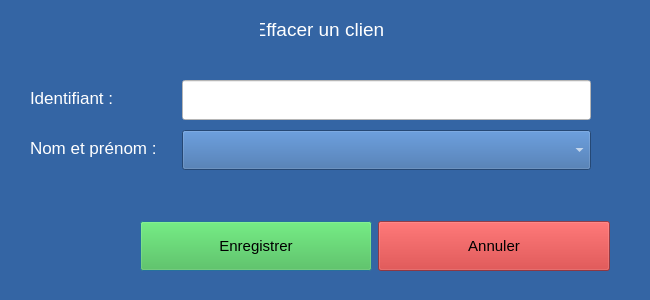
<?xml version="1.0" encoding="UTF-8"?>
<ui version="4.0">
 <class>Dialog</class>
 <widget class="QDialog" name="Dialog">
  <property name="geometry">
   <rect>
    <x>0</x>
    <y>0</y>
    <width>650</width>
    <height>300</height>
   </rect>
  </property>
  <property name="minimumSize">
   <size>
    <width>650</width>
    <height>300</height>
   </size>
  </property>
  <property name="maximumSize">
   <size>
    <width>650</width>
    <height>300</height>
   </size>
  </property>
  <property name="font">
   <font>
    <pointsize>11</pointsize>
   </font>
  </property>
  <property name="windowTitle">
   <string>Effacer un client</string>
  </property>
  <property name="styleSheet">
   <string notr="true">background-color: rgb(52, 101, 164);</string>
  </property>
  <widget class="QLabel" name="label">
   <property name="geometry">
    <rect>
     <x>260</x>
     <y>20</y>
     <width>123</width>
     <height>18</height>
    </rect>
   </property>
   <property name="maximumSize">
    <size>
     <width>16777215</width>
     <height>50</height>
    </size>
   </property>
   <property name="font">
    <font>
     <pointsize>14</pointsize>
    </font>
   </property>
   <property name="styleSheet">
    <string notr="true">color: rgb(255, 255, 255);</string>
   </property>
   <property name="text">
    <string>Effacer un client</string>
   </property>
   <property name="alignment">
    <set>Qt::AlignCenter</set>
   </property>
  </widget>
  <widget class="QWidget" name="layoutWidget">
   <property name="geometry">
    <rect>
     <x>10</x>
     <y>60</y>
     <width>601</width>
     <height>111</height>
    </rect>
   </property>
   <layout class="QFormLayout" name="formLayout">
    <property name="sizeConstraint">
     <enum>QLayout::SetDefaultConstraint</enum>
    </property>
    <property name="fieldGrowthPolicy">
     <enum>QFormLayout::AllNonFixedFieldsGrow</enum>
    </property>
    <property name="rowWrapPolicy">
     <enum>QFormLayout::DontWrapRows</enum>
    </property>
    <property name="horizontalSpacing">
     <number>20</number>
    </property>
    <property name="verticalSpacing">
     <number>10</number>
    </property>
    <property name="leftMargin">
     <number>20</number>
    </property>
    <property name="topMargin">
     <number>20</number>
    </property>
    <property name="rightMargin">
     <number>20</number>
    </property>
    <item row="0" column="0">
     <widget class="QLabel" name="dSignationLabel">
      <property name="font">
       <font>
        <pointsize>13</pointsize>
       </font>
      </property>
      <property name="styleSheet">
       <string notr="true">color: rgb(255, 255, 255);</string>
      </property>
      <property name="text">
       <string>Identifiant : </string>
      </property>
     </widget>
    </item>
    <item row="0" column="1">
     <widget class="QLineEdit" name="identifiant_lineEdit">
      <property name="sizePolicy">
       <sizepolicy hsizetype="Expanding" vsizetype="Fixed">
        <horstretch>0</horstretch>
        <verstretch>0</verstretch>
       </sizepolicy>
      </property>
      <property name="minimumSize">
       <size>
        <width>0</width>
        <height>40</height>
       </size>
      </property>
      <property name="sizeIncrement">
       <size>
        <width>0</width>
        <height>0</height>
       </size>
      </property>
      <property name="styleSheet">
       <string notr="true">background-color: rgb(255, 255, 255);</string>
      </property>
      <property name="readOnly">
       <bool>true</bool>
      </property>
     </widget>
    </item>
    <item row="1" column="0">
     <widget class="QLabel" name="nomEtPrNomLabel">
      <property name="font">
       <font>
        <pointsize>13</pointsize>
       </font>
      </property>
      <property name="styleSheet">
       <string notr="true">color: rgb(255, 255, 255);</string>
      </property>
      <property name="text">
       <string>Nom et prénom : </string>
      </property>
     </widget>
    </item>
    <item row="1" column="1">
     <widget class="QComboBox" name="combo_nomP">
      <property name="minimumSize">
       <size>
        <width>0</width>
        <height>40</height>
       </size>
      </property>
      <property name="maximumSize">
       <size>
        <width>16777215</width>
        <height>40</height>
       </size>
      </property>
      <property name="styleSheet">
       <string notr="true">color: rgb(255, 255, 255);</string>
      </property>
     </widget>
    </item>
   </layout>
  </widget>
  <widget class="QWidget" name="layoutWidget">
   <property name="geometry">
    <rect>
     <x>140</x>
     <y>220</y>
     <width>470</width>
     <height>52</height>
    </rect>
   </property>
   <layout class="QHBoxLayout" name="horizontalLayout">
    <item>
     <widget class="QPushButton" name="btn_submit">
      <property name="minimumSize">
       <size>
        <width>0</width>
        <height>50</height>
       </size>
      </property>
      <property name="styleSheet">
       <string notr="true">background-color: rgba(65, 191, 64, 197);</string>
      </property>
      <property name="text">
       <string>Enregistrer</string>
      </property>
     </widget>
    </item>
    <item>
     <widget class="QPushButton" name="btn_reset">
      <property name="minimumSize">
       <size>
        <width>0</width>
        <height>50</height>
       </size>
      </property>
      <property name="styleSheet">
       <string notr="true">background-color: rgba(201, 42, 42, 160);</string>
      </property>
      <property name="text">
       <string>Annuler</string>
      </property>
     </widget>
    </item>
   </layout>
  </widget>
 </widget>
 <resources/>
 <connections/>
</ui>
